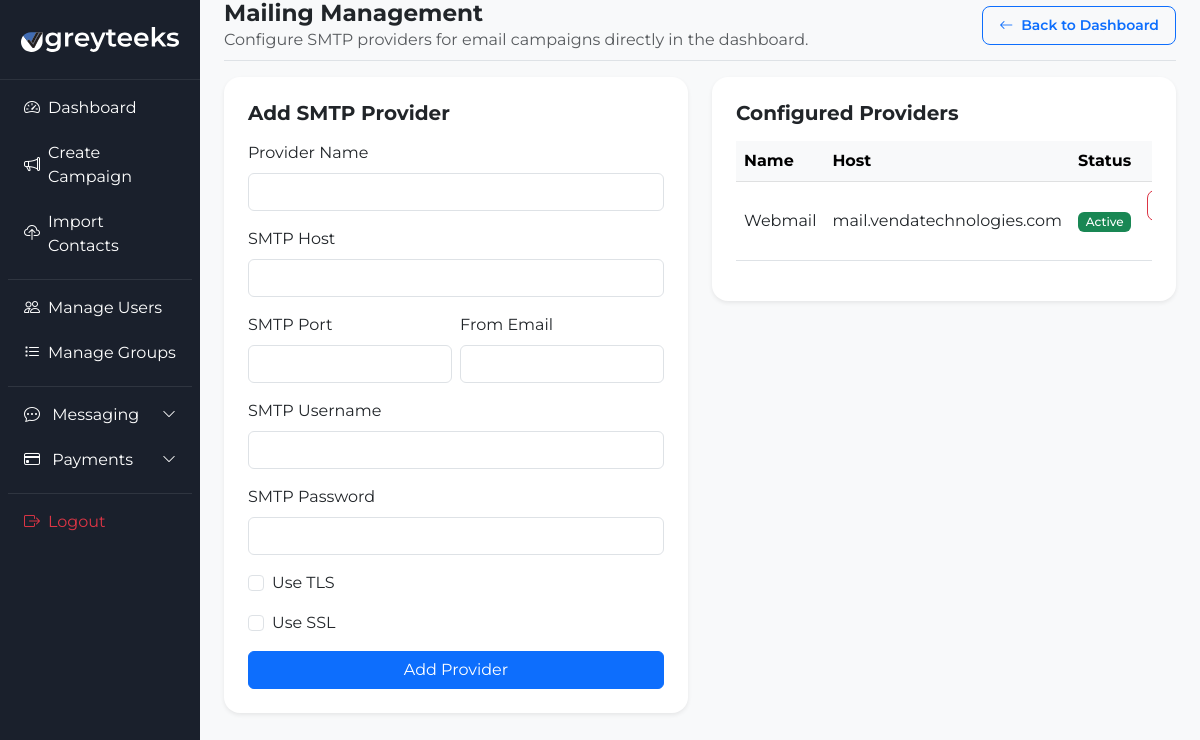
Screenshot of /mailing/manage/ (signed in) with the database file from the repository.
### providers/models.py (models this page shows, shortened)
class EmailProvider(models.Model):
    name = models.CharField(max_length=50, default="SMTP")
    smtp_host = models.CharField(max_length=255, help_text="SMTP host, for example smtp.gmail.com")
    smtp_port = models.PositiveIntegerField(default=587)
    smtp_username = models.CharField(max_length=255)
    smtp_password = models.CharField(max_length=255)
    use_tls = models.BooleanField(default=True)
    use_ssl = models.BooleanField(default=False)
    from_email = models.EmailField(default='no-reply@greyteeks.com')
    is_active = models.BooleanField(default=False)
    owner = models.ForeignKey(
        settings.AUTH_USER_MODEL,
        on_delete=models.CASCADE,
        null=True,
        blank=True,
        related_name='email_providers',
    )

### campaigns/views.py (the view, shortened to what this page needs)
# urls.py: path('mailing/manage/', manage_mailing, name='manage_mailing'),
@login_required
def manage_mailing(request):
    if not request.user.is_staff:
        raise PermissionDenied
    providers = EmailProvider.objects.order_by('-id')
    return render(request, 'campaigns/manage_mailing.html', {'providers': providers})

### templates/campaigns/manage_mailing.html (shortened to what this page needs)
{% load static %}
<!DOCTYPE html>
<html lang="en">
<head>
    <link href="https://cdn.jsdelivr.net/npm/bootstrap@5.3.0/dist/css/bootstrap.min.css" rel="stylesheet">
    <link rel="stylesheet" href="https://cdn.jsdelivr.net/npm/bootstrap-icons@1.11.3/font/bootstrap-icons.min.css">
    <link rel="stylesheet" href="{% static 'css/dashboard.css' %}">
</head>
<body>
    <div class="container-fluid">
        <div class="row">
            <nav class="col-md-2 d-none d-md-block sidebar p-0">
    <div class="sidebar-brand d-flex align-items-center justify-content-center px-3 py-3">
        <img src="{% static 'img/light-logo.svg' %}" class="sidebar-logo" alt="Greyteeks logo">
    </div>
    <div class="px-2 pb-4">
        <ul class="nav flex-column mt-2">
            <li class="nav-item">
                <a class="nav-link text-white d-flex align-items-center" href="{% url 'dashboard' %}">
                    <i class="bi bi-speedometer2 me-2"></i> Dashboard
                </a>
            </li>
            <li class="nav-item">
                <a class="nav-link text-white d-flex align-items-center" href="{% url 'create_campaign' %}">
                    <i class="bi bi-megaphone me-2"></i> Create Campaign
                </a>
            </li>
            <li class="nav-item">
                <a class="nav-link text-white d-flex align-items-center" href="{% url 'upload_contacts' %}">
                    <i class="bi bi-cloud-upload me-2"></i> Import Contacts
                </a>
            </li>
            <hr class="text-secondary my-2">
            {% if user.is_staff %}
            <li class="nav-item">
                <a class="nav-link text-white d-flex align-items-center" href="{% url 'manage_users' %}">
                    <i class="bi bi-people me-2"></i> Manage Users
                </a>
            </li>
            <li class="nav-item">
                <a class="nav-link text-white d-flex align-items-center" href="{% url 'manage_groups' %}">
                    <i class="bi bi-list-task me-2"></i> Manage Groups
                </a>
            </li>
            <hr class="text-secondary my-2">
            <li class="nav-item">
                <a class="nav-link text-white d-flex align-items-center justify-content-between"
                   href="#messagingDropdown"
                   data-bs-toggle="collapse"
                   aria-expanded="false"
                   aria-controls="messagingDropdown">
                    <span><i class="bi bi-chat-dots me-2"></i> Messaging</span>
                    <i class="bi bi-chevron-down small"></i>
                </a>
            </li>
            <li class="nav-item">
                <a class="nav-link text-white d-flex align-items-center justify-content-between"
                   href="#paymentsDropdown"
                   data-bs-toggle="collapse"
                   aria-expanded="false"
                   aria-controls="paymentsDropdown">
                    <span><i class="bi bi-credit-card me-2"></i> Payments</span>
                    <i class="bi bi-chevron-down small"></i>
                </a>
            </li>
            {% endif %}
            <hr class="text-secondary my-2">
            <li class="nav-item">
                <form action="{% url 'logout' %}" method="post">
                    <button type="submit" class="nav-link text-danger border-0 bg-transparent d-flex align-items-center w-100">
                        <i class="bi bi-box-arrow-right me-2"></i> Logout
                    </button>
                </form>
            </li>
        </ul>
    </div>
</nav>
            <main class="col-md-10 p-0">
                <div class="px-4">
                    <div class="d-flex justify-content-between align-items-center pb-2 mb-3 border-bottom">
                        <div>
                            <h2 class="fw-bold m-0">Mailing Management</h2>
                            <p class="text-muted mb-0">Configure SMTP providers for email campaigns directly in the dashboard.</p>
                        </div>
                        <a href="{% url 'dashboard' %}" class="btn btn-sm btn-outline-primary px-3 py-2 rounded-3 fw-semibold">
                            <i class="bi bi-arrow-left me-1"></i> Back to Dashboard
                        </a>
                    </div>
                    <div class="row g-4">
                        <div class="col-lg-6">
                            <div class="card border-0 shadow-sm p-4 rounded-4">
                                <h5 class="fw-bold mb-3">Add SMTP Provider</h5>
                                <form method="post">
                                    <div class="mb-3">
                                        <label class="form-label">Provider Name</label>
                                        <input type="text" name="name" class="form-control" required>
                                    </div>
                                    <div class="mb-3">
                                        <label class="form-label">SMTP Host</label>
                                        <input type="text" name="smtp_host" class="form-control" required>
                                    </div>
                                    <div class="mb-3 row gx-2">
                                        <div class="col-6">
                                            <label class="form-label">SMTP Port</label>
                                            <input type="text" name="smtp_port" class="form-control" required>
                                        </div>
                                        <div class="col-6">
                                            <label class="form-label">From Email</label>
                                            <input type="email" name="from_email" class="form-control" required>
                                        </div>
                                    </div>
                                    <div class="mb-3">
                                        <label class="form-label">SMTP Username</label>
                                        <input type="text" name="smtp_username" class="form-control" required>
                                    </div>
                                    <div class="mb-3">
                                        <label class="form-label">SMTP Password</label>
                                        <input type="password" name="smtp_password" class="form-control" required>
                                    </div>
                                    <div class="mb-3 form-check">
                                        <input type="checkbox" class="form-check-input" id="use_tls" name="use_tls">
                                        <label class="form-check-label" for="use_tls">Use TLS</label>
                                    </div>
                                    <div class="mb-3 form-check">
                                        <input type="checkbox" class="form-check-input" id="use_ssl" name="use_ssl">
                                        <label class="form-check-label" for="use_ssl">Use SSL</label>
                                    </div>
                                    <button type="submit" class="btn btn-primary w-100">Add Provider</button>
                                </form>
                            </div>
                        </div>
                        <div class="col-lg-6">
                            <div class="card border-0 shadow-sm p-4 rounded-4">
                                <h5 class="fw-bold mb-3">Configured Providers</h5>
                                <div class="table-responsive">
                                    <table class="table table-hover align-middle">
                                        <thead class="table-light">
                                            <tr>
                                                <th>Name</th>
                                                <th>Host</th>
                                                <th>Status</th>
                                                <th class="text-end">Action</th>
                                            </tr>
                                        </thead>
                                        <tbody>
                                            {% for provider in providers %}
                                            <tr>
                                                <td>{{ provider.name }}</td>
                                                <td>{{ provider.smtp_host }}</td>
                                                <td>
                                                    {% if provider.is_active %}
                                                        <span class="badge bg-success">Active</span>
                                                    {% else %}
                                                        <span class="badge bg-secondary">Inactive</span>
                                                    {% endif %}
                                                </td>
                                                <td class="text-end">
                                                    <form method="post" class="d-inline-block">
                                                        <button type="submit" class="btn btn-sm btn-outline-{{ provider.is_active|yesno:'danger,success' }} rounded-3">
                                                        </button>
                                                    </form>
                                                </td>
                                            </tr>
                                            {% endfor %}
                                        </tbody>
                                    </table>
                                </div>
                            </div>
                        </div>
                    </div>
                </div>
            </main>
        </div>
    </div>
</body>
</html>

### static/css/dashboard.css (style rules this page uses)
body { background-color: #f8f9fa; font-family: 'Montserrat', sans-serif; }
.sidebar { height: 100vh; background: #1a202c; color: white; position: fixed; top: 0; left: 0; z-index: 100; width: 16.666667%; }
.sidebar .nav-link { transition: all 0.3s; border-radius: 5px; margin-bottom: 5px; color: white; }
main { margin-left: 16.666667%; padding-left: 1rem; }
h1, h2, h3, h4, h5, h6 { font-family: 'Montserrat', sans-serif; font-weight: 500; }
h2 { font-size: 1.45rem; }
.badge { font-weight: 500; }
.sidebar-logo { display: block; width: 80%; max-width: 160px; height: auto; max-height: 60px; object-fit: contain; margin: 0 auto; }
.sidebar-brand { min-height: 80px; border-bottom: 1px solid rgba(255, 255, 255, 0.08); margin-left: -1rem; margin-right: -1rem; padding-left: 1rem; padding-right: 1rem; }
.sidebar .nav-link[data-bs-toggle="collapse"] .bi-chevron-down { transition: transform 0.25s ease; }
.sidebar-brand { min-height: 80px; border-bottom: 1px solid rgba(255, 255, 255, 0.08); }

### rows the page displays
EmailProvider: name "Webmail", smtp_host "mail.vendatechnologies.com", is_active "Active"
